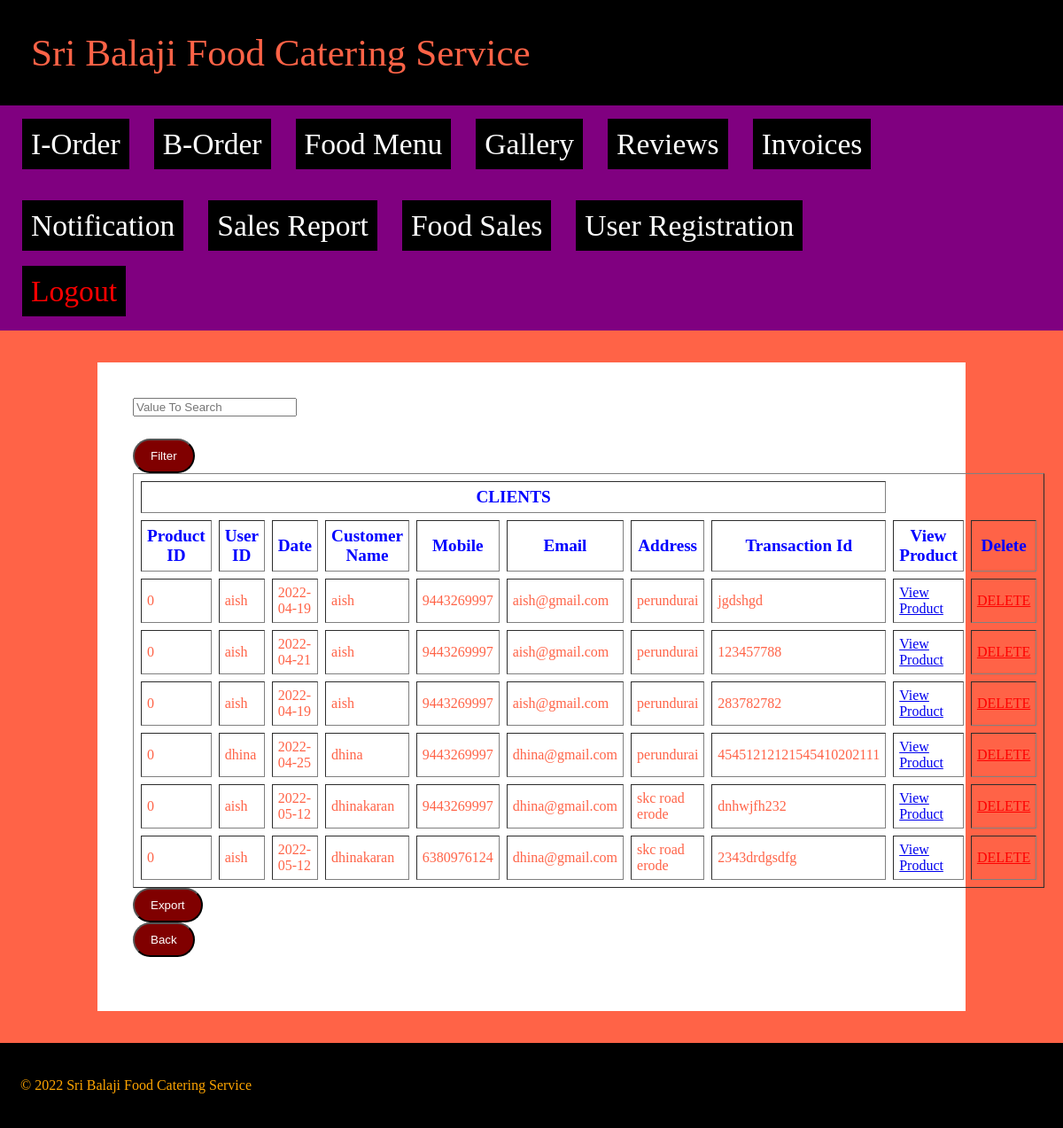
Screenshot of /admin/border_list.php with the database file from the repository.
### tables this page shows
CREATE TABLE IF NOT EXISTS `checkout_1` (
  `id` bigint(12) NOT NULL AUTO_INCREMENT,
  `p_id` bigint(12) NOT NULL,
  `u_id` varchar(25) NOT NULL,
  `edate` varchar(10) NOT NULL,
  `name` varchar(25) NOT NULL,
  `mobile` bigint(12) NOT NULL,
  `email` varchar(30) NOT NULL,
  `location` text NOT NULL,
  `transactionid` varchar(25) NOT NULL,
  PRIMARY KEY (`id`),
  UNIQUE KEY `transactionid` (`transactionid`)
);

### admin/border_list.php (the view, shortened to what this page needs)
<?php include "header.php"; ?>
<div class="content">
	<?php include  "connect.php"; ?>
	<table border=1 cellpadding="6" cellspacing="8">
	<form action="data-filter.php" method="post">
	<div class="input-group">
    <input type="text" name="valueToSearch" placeholder="Value To Search"></div><br>
    <div class="input-group"> <input class="button" type="submit" name="search" value="Filter"></div>
		<tr>
			 <th colspan="8">CLIENTS</th>
		</tr>
		<tr>
			<th>Product ID</th>
			<th>User ID</th>
			<th>Date</th>
			<th>Customer Name</th>
			<th>Mobile</th>
			<th>Email</th>
			<th>Address</th>
            <th>Transaction Id</th>
			<th>View Product</th>
			<th>Delete</th>
		</tr>
		<?php
		$s = mysqli_query($con,"select * from checkout_1");
		while($r = mysqli_fetch_array($s))
		{
		?>
		<tr>
			<td><?php echo $r['p_id']; ?></td>
			<td><?php echo $r['u_id']; ?></td>
			<td><?php echo $r['edate']; ?></td>
			<td><?php echo $r['name']; ?></td>
			<td><?php echo $r['mobile']; ?></td>
			<td><?php echo $r['email']; ?></td>
			<td><?php echo $r['location']; ?></td>
            <td><?php echo $r['transactionid']; ?></td>
			<td><a href="viewcart_1.php?pid=<?php echo $r['p_id']; ?>&uid=<?php echo $r['u_id']; ?>">View Product</a></td>
			<td><a href="delorder_1.php?a=<?php echo $r['id']; ?>" class="del">DELETE</a></td>
        </tr>
		<?php
		}
		?>
	</table>
	<div class="input-group">
                                <form method="post" action="export.php">
     <input type="submit" name="export" class="button" value="Export" /></form></div>
     <form action="after-login.php" method="post">    <div class="input-group">  <input type="submit" class="button" value="Back"></div>
 </form>
	</div>
<?php include "footer.php"; ?>

### admin/style2.css (style rules this page uses)
.content { background-color: white; font-size:21px; width: 75%; margin: 0 auto; padding: 40px; }
.del { color: red; }
tr { color: tomato; }
th { color: blue; font-size: 1.2em; }

### admin/border_list.php (style rules this page uses)
.button { display: inline-block; color:white; background-color: maroon; border-radius: 20px; padding: 10px 18px; transition: 300ms; }

### rows the page displays
checkout_1: p "0", u "aish", edate "2022-04-19", name "aish", mobile "9443269997", email "aish@gmail.com", location "perundurai", transactionid "jgdshgd"
checkout_1: p "0", u "aish", edate "2022-04-21", name "aish", mobile "9443269997", email "aish@gmail.com", location "perundurai", transactionid "123457788"
checkout_1: p "0", u "aish", edate "2022-04-19", name "aish", mobile "9443269997", email "aish@gmail.com", location "perundurai", transactionid "283782782"
checkout_1: p "0", u "dhina", edate "2022-04-25", name "dhina", mobile "9443269997", email "dhina@gmail.com", location "perundurai", transactionid "45451212121545410202111"
checkout_1: p "0", u "aish", edate "2022-05-12", name "dhinakaran", mobile "9443269997", email "dhina@gmail.com", location "skc road erode", transactionid "dnhwjfh232"
checkout_1: p "0", u "aish", edate "2022-05-12", name "dhinakaran", mobile "6380976124", email "dhina@gmail.com", location "skc road erode", transactionid "2343drdgsdfg"
